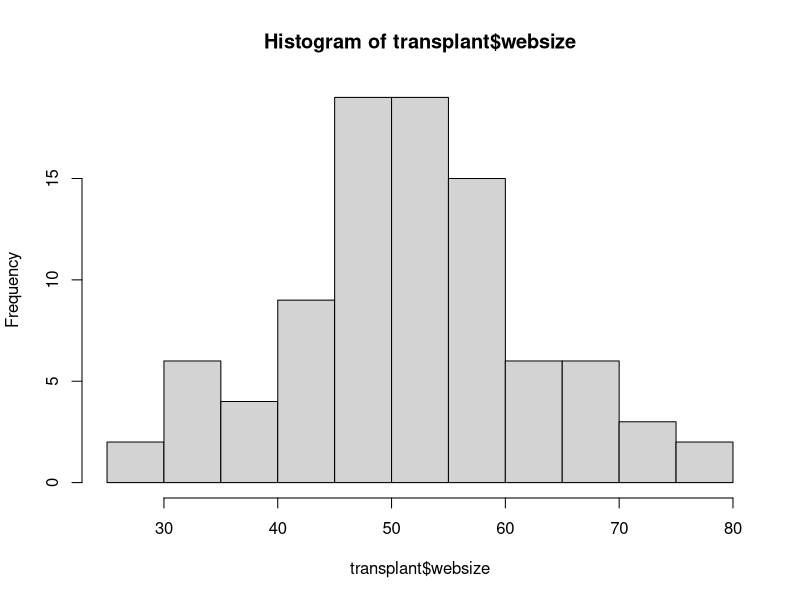
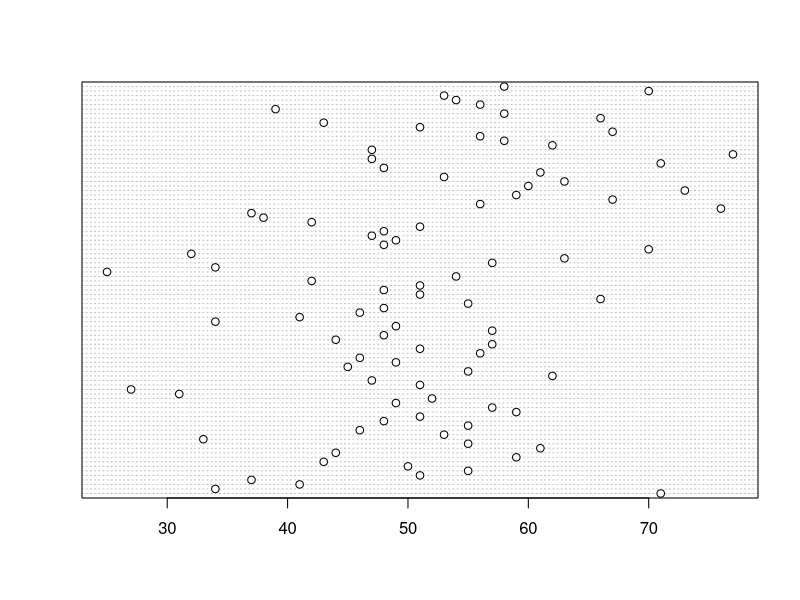
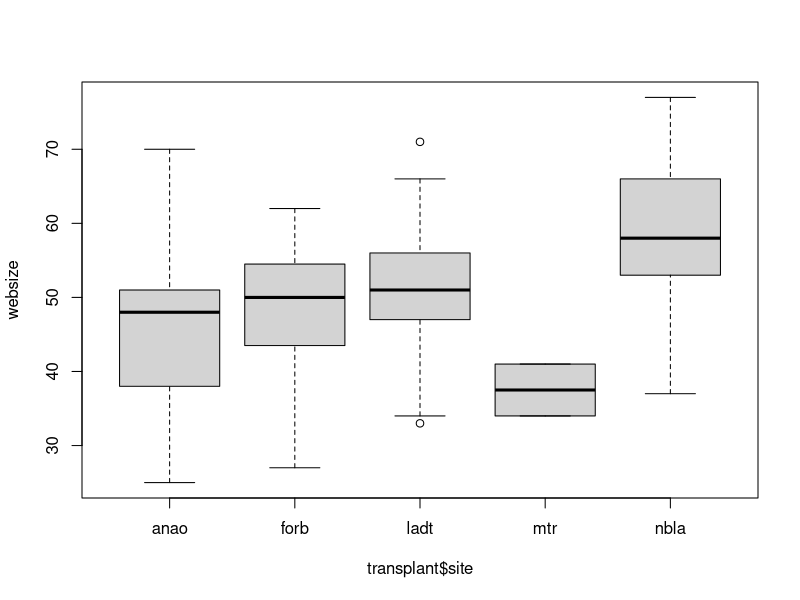
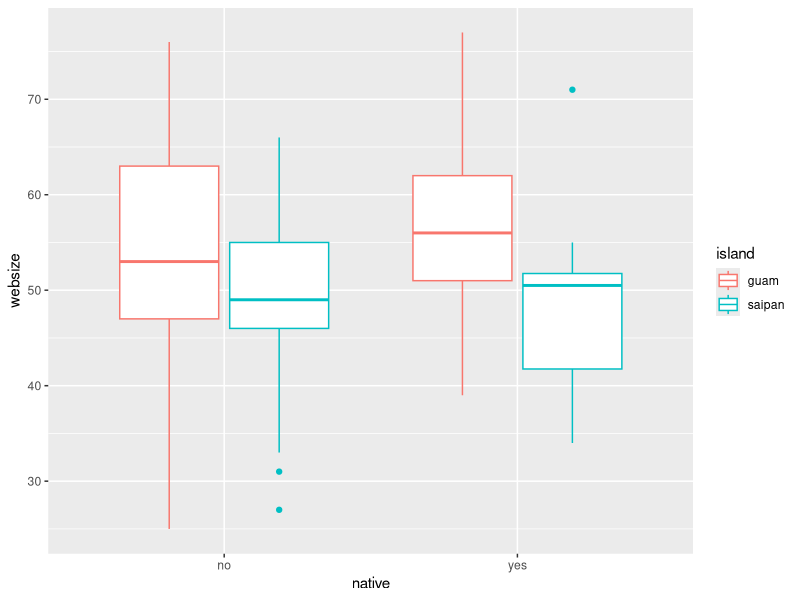
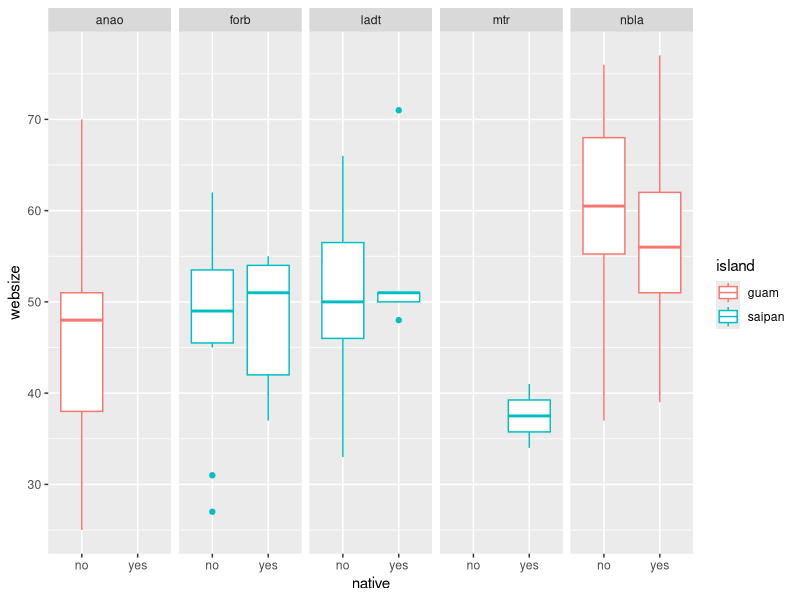
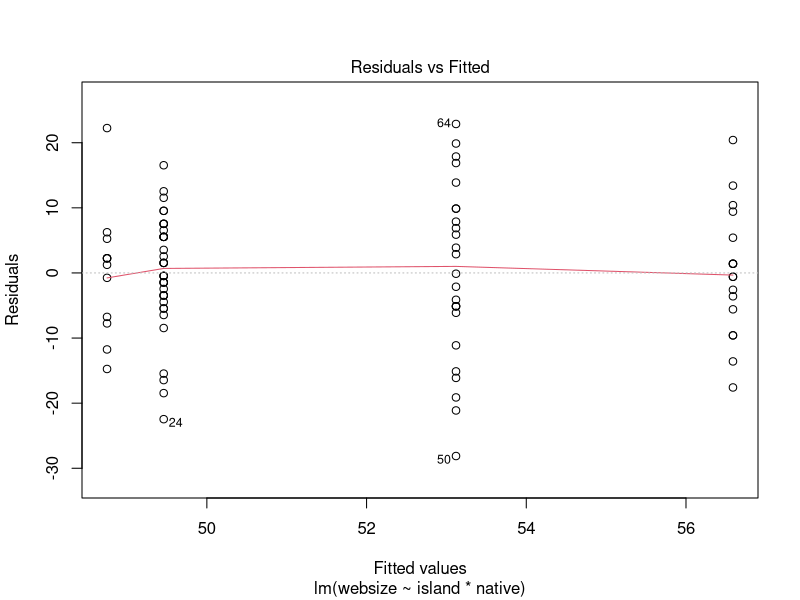
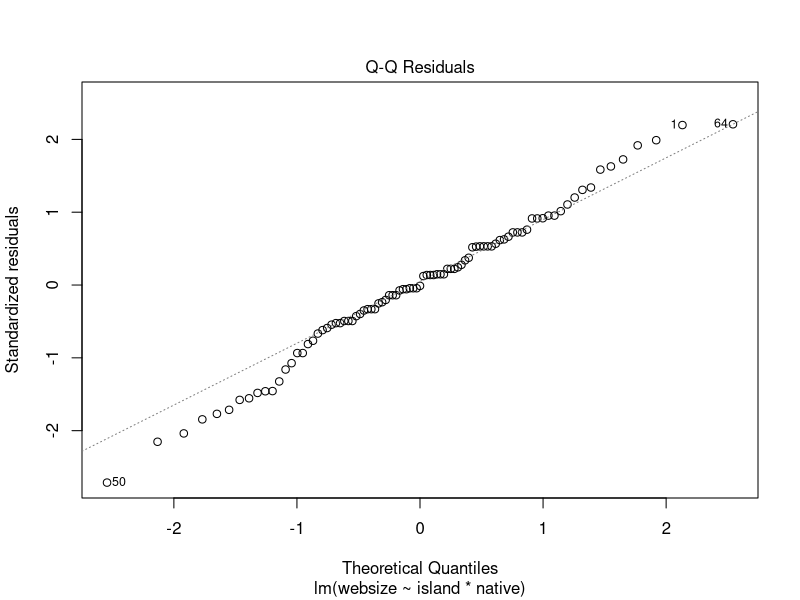
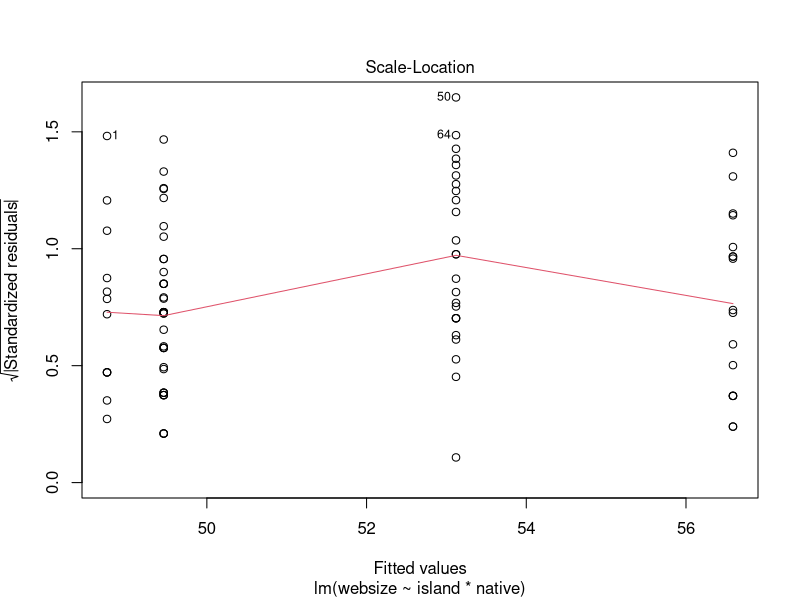

The R source for these figures, in order: (Note: this script raises an error after producing the figures.)
######Spider Web Size Analysis ######

#Research Question: 
#Do spiders build smaller webs when birds are present? If so, then web size should be smaller on Saipan than on Guam. (note the N=1 problem here).
#Does this vary depending on whether spider was transplanted or found in the area? 

library(ggplot2)
library(car)
library(emmeans)

transplant<-read.csv("data/tidy/transplant_tidy.csv", header=T)
nrow(transplant) #91 rows

#################
#get subset that was actually transplanted rather than ones that were observed in place        
truetrans<-transplant[transplant$native=="no",]
nrow(truetrans)#62 rows 

################

###### Data Exploration ############

##a.  Outliers in Y / Outliers in X 
#i.	plot response and predictors to check for outliers  (only with continuous data)
#1.	Use hist or dotplot or boxplot, identify outliers
hist(transplant$websize)
dotchart(transplant$websize)
boxplot(transplant$websize~ transplant$site,  ylab="websize")
#no major outliers in Y, X is categorical

#b.	Examine Zero inflation Y
#Not applicable for web size question, because response is continuous

#c.	Collinearity X: correlation between covariates ()
#i.	Plot each predictor against each other (since categorical, can't test this directly)

#d.	Look at relationships of Y vs X’s to see if homogenous variances at each X value, linear relationships
# i.	Plot response against each predictor and random effect. 
ggplot(transplant, aes(native, websize, color=island))+
  geom_boxplot()
#maybe less variance on Saipan than on Guam, but nothing stands out as terrible. 

#e.	Independence Y - are Y's independent? 
#1.	Is there a pattern across time or space that is not incorporated in the model? 
ggplot(transplant, aes(native, websize, color=island))+
  geom_boxplot()+
  facet_grid(.~site)
#But nothing really stands out in terms of site-level effects. 

#ii. Are there other potential factors that reduce independence of Y’s? 
#timing is similar, can't think of anything else that might matter. 

#f.	Sufficient data?  
##As a rule of thumb, (all models), should have 15 to 20 observations for each parameter. So, if have 50 observations, should really only have 3 parameters. 

#i.	Do all levels of island have adequate samples of at each level of native? 	Examine interactions
#Is the quality of the data good enough to include them? (i.e. do we have enough samples for each level of the interaction?) 
with(transplant, table(island, native)) #have all combinations here. 
#if samples are unequal, can't use anova(model)
##good = balanced, bad = unequal sample sizes, ugly = one or more combination is missing

#check across sites: 
with(transplant, ftable(island, native, site))
#well, we only sampled at 2 sites on Guam, and three sites on Saipan, and we don't have all levels of native for all sites. Need to be careful about how we use site in the model. 

#summary
# no obvious outliers
# can go ahead looking at web size relative to island and native. 
# there is a lot of variability - is there something I might have measured related to web size that is not the thing I'm testing? 

#################################################
# Fix up dataframe
# a.	Remove missing values (NA’s)
# Not applicable

# b. Standardize continuous predictors (if necessary)
### Why?? You would center (standardize) continuous covariates to remove correlation between slope and intercept. Centering is just putting each value around the mean, whereas standardizing is dividing by SD too. Standardizing puts all variables on the same scale (e.g. temperature, pH etc.), which can be useful for comparing effect sizes of variables, and it can help with model convergence. May be necessary with small datasets with lots of covariates, especially. 
# #in this situation, not necessary, bc no continuous predictors

##################################################
###########  Analysis   ###############

#1) Does web size differ between islands, and does transplanting affect web size? 

#using all data
#websize~island*native, family=gaussian  #by default, an identity link

webmod1<-lm(websize~island*native, data=transplant)
summary(webmod1)
anova(webmod1) #should not use if unbalanced

#check out the design matrix
model.matrix(webmod1)

# Opinions on model selection- much disagreement about which is best. 

# 1. Classical Hypothesis testing: drop all nonsignificant predictors, then report final model and interpret differences between levels of a predictor in final model. 

# anova(model) gives Type I sums of squares, which means the reference level is tested first and then other levels, and then interactions. R defaults to treatment contrasts, where first level is baseline, and all others are in reference to that. Can get different results for unbalanced datasets depending on which factor is entered first in the model and thus considered first. 

with(transplant,tapply(websize, list(island, native), mean))

##can use car package to do Type II or III sums of squares
Anova(webmod1, type="III") #Type III tests for the presence of a main effect after the other main effect and interaction. This approach is therefore valid in the presence of significant interactions.However, it is often not interesting to interpret a main effect if interactions are present (generally speaking, if a significant interaction is present, the main effects should not be further analysed).

#explore contrasts
options('contrasts') #shows what contrasts R is using

#can set contrasts to SAS default. "contr.SAS" is a trivial modification of contr.treatment that sets the base level to be the last level instead of the first level. The coefficients produced when using these contrasts should be equivalent to those produced by SAS.

webmod1a<-lm(websize~island*native, data=transplant, contrasts = list(island = "contr.SAS", native="contr.SAS"))
summary(webmod1a)

#Type II
Anova(lm(websize~island+native, data=transplant), type="II")  #This type tests for each main effect after the other main effect.Note that Type II does not handle interactions.

#compare against 
anova(lm(websize~native+island, data=transplant))
anova(lm(websize~island+native, data=transplant))

#emmeans - to test for differences between levels of a factor
webmod1<-lm(websize~island*native, data=transplant)
anova(webmod1)

islnat<-pairs(emmeans(webmod1, ~island | native)) # to test whether there are differences between guam & saipan given a particular native status

natisl <- pairs(emmeans(webmod1, ~native | island)) #to test whether there are differences between native & not native given that you are on Guam or Saipan

rbind(islnat, natisl)

# 2. Classic model selection: Create all sub-models. Use LRT to come up with best model. 
webmod2<-lm(websize~island+native, data=transplant)
webmod3<-lm(websize~island, data=transplant)
webmod4<-lm(websize~native, data=transplant)
webmod_null<-lm(websize~1, data=transplant)

anova(webmod1, webmod2)  #model 1 not sig better than 2
anova(webmod2, webmod3)  #model 2 not sig better than 3
anova(webmod3, webmod4) #can't run this, because not sub-model - needs to be nested to compare with LRT
anova(webmod3, webmod_null) #model 3 sig better fit than null model
anova(webmod4, webmod_null)

# 3. Information theoretic approach- compare models using AIC- get competing models. AIC is a measure of the goodness of fit of an estimated statistical model. It is -2*log-likelihood + 2*npar, where npar is the number of effective parameters in the model. More complex models get penalized. 

AIC(webmod1, webmod2, webmod3, webmod4, webmod_null) #webmod3 has lowest AIC, by almost 2 points. Might consider model averaging. 

#check out packages MuMIn and AICcmodavg for a variety of useful tools. 

# 4. If you do an experiment, don’t do any model selection at all- fit model that you think makes sense, and keep everything as it is, even non-significant parameters. Some might choose to do some model selection to keep only significant interactions, but once fit model with main effect terms, then stick with it. 

confint(webmod3) #Saipan webs are significantly smaller than Guam (confidence intervals do not overlap 0)

#Model validation
#A. Look at homogeneity: plot fitted values vs residuals
#B. Look at influential values: Cook
#C. Look at independence: 
#      plot residuals vs each covariate in the model
#      plot residuals vs each covariate not in the model
#      Common sense 
#D. Look at normality of residuals: histogram

#for lm can use plot(model)
plot(webmod1)

#extract residuals
E1 <- resid(webmod1, type = "pearson")

#plot fitted vs residuals
F1 <- fitted(webmod1, type = "response")

par(mfrow = c(2,2), mar = c(5,5,2,2))
plot(x = F1, 
     y = E1, 
     xlab = "Fitted values",
     ylab = "Pearson residuals", 
     cex.lab = 1.5)
abline(h = 0, lty = 2)

plot(x=transplant$island, y=E1) #heterogeneity in residuals bt islands
plot(x=transplant$native, y=E1) #heterogeneity in residuals wrt native
plot(x=transplant$site, y=E1) #residual variance larger at Guam sites than Saipan sites, but homogeneity bt sites within an island


### GLMER ########
library(lme4)
webmod_mm<-lmer(websize ~ island+native + (1|site), data=transplant)
summary(webmod_mm) #no p-values! 

#explore model fit 

#extract residuals
E1 <- resid(webmod_mm, type = "pearson")

#plot fitted vs residuals
F1 <- fitted(webmod_mm, type = "response")

par(mfrow = c(2,2), mar = c(5,5,2,2))
plot(x = F1, 
     y = E1, 
     xlab = "Fitted values",
     ylab = "Pearson residuals", 
     cex.lab = 1.5)
abline(h = 0, lty = 2)

plot(x=transplant$island, y=E1) #heterogeneity in residuals bt islands
plot(x=transplant$native, y=E1) #heterogeneity in residuals wrt native
plot(x=transplant$site, y=E1) #residual variance larger at Guam sites than Saipan sites, but homogeneity bt sites within an island
